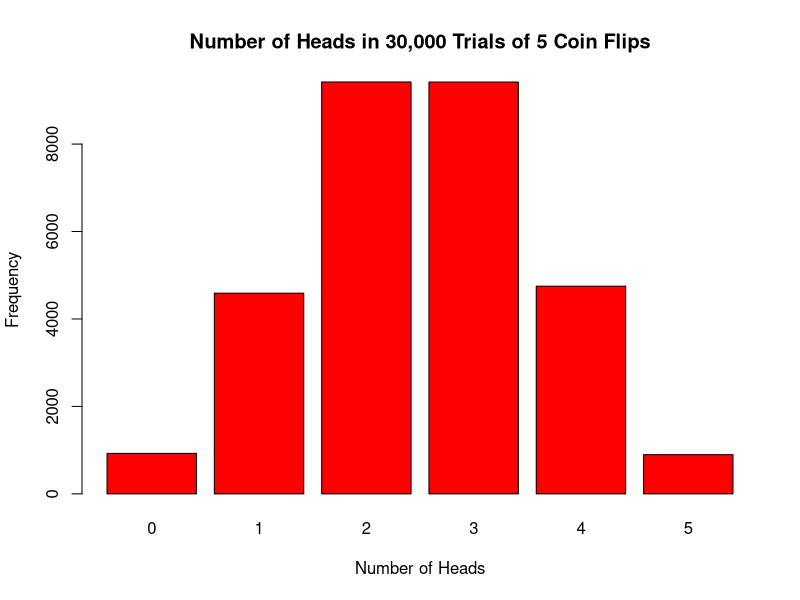
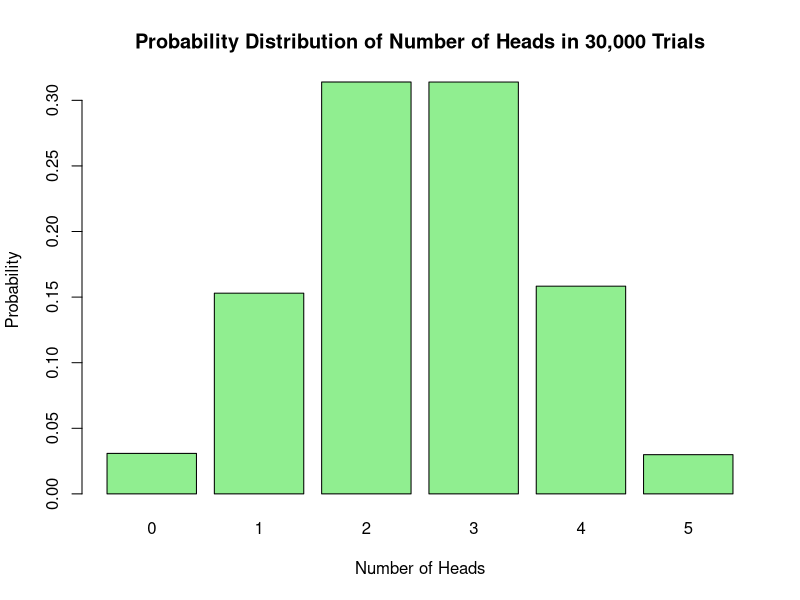

Source code (R) for these figures, in order:
## ---- chunk 1
set.seed(772)
## ---- chunk 2
#I flipped 5 coins and 3 heads came out.
results <- rbinom(n = 30000, size = 5, prob = 0.5)
summary <- table(results)
print(summary)
#More cases for for 2-3 heads because it is a 50% chance and 50% of 5 is 2.5 so the most likely number should be either 2 or 3
## ---- chunk 3
barplot(summary, 
        main = "Number of Heads in 30,000 Trials of 5 Coin Flips",
        xlab = "Number of Heads",
        ylab = "Frequency",
        col = "red")
probabilities <- summary / 30000
barplot(probabilities, 
        main = "Probability Distribution of Number of Heads in 30,000 Trials",
        xlab = "Number of Heads",
        ylab = "Probability",
        col = "lightgreen")


##Plot 1 shows the frequency of each number the shape is a bell curve typical of binomial dist. the center is around the 2-3 as expected with a fair coin. Plot number 2 is exactly the same as the 1st graph but these are the probability of each case instead of the raw frequency

## ---- chunk 4
contingency_table <- matrix(c(36, 14, 47, 3), nrow = 2, byrow = TRUE)

# Add row and column names
rownames(contingency_table) <- c("High School", "College")
colnames(contingency_table) <- c("Passed", "Failed")

contingency_totals <- addmargins(contingency_table)

contingency_totals


pass_HS <- contingency_table[1,1] / sum(contingency_table[1,])
cat("\nPass rate for High School students:", pass_HS, "\n")

## ---- chunk 5

#(110/100,000) x 10,000 = 11
#total reposesed is 11
#Test Failed but fine: We know that 57 of the 66 households that failed the test did not have their homes repossessed, so they were false positives. So 9 had them reposed. So with this last piece we can now build the table

morgage_table <- matrix(c(2, 9, 9932, 57), nrow = 2, byrow = TRUE)
morgage_totals <- addmargins(morgage_table)

morgage_totals

#passed the test and did not have their homes repossessed
#(9,932/10,000) x 100 = 99.32%


## ---- chunk 6
#P(Repossessed|TestFailed)= 9/66 = 0.136 
#The probability is approximately 13.6%, which means that even when if a house fails the test, the likelihood of repossession is relatively low.
#The test may not be highly reliable on its own and could lead to unnecessary concern or action on many households that are actually not at risk of defaulting.
